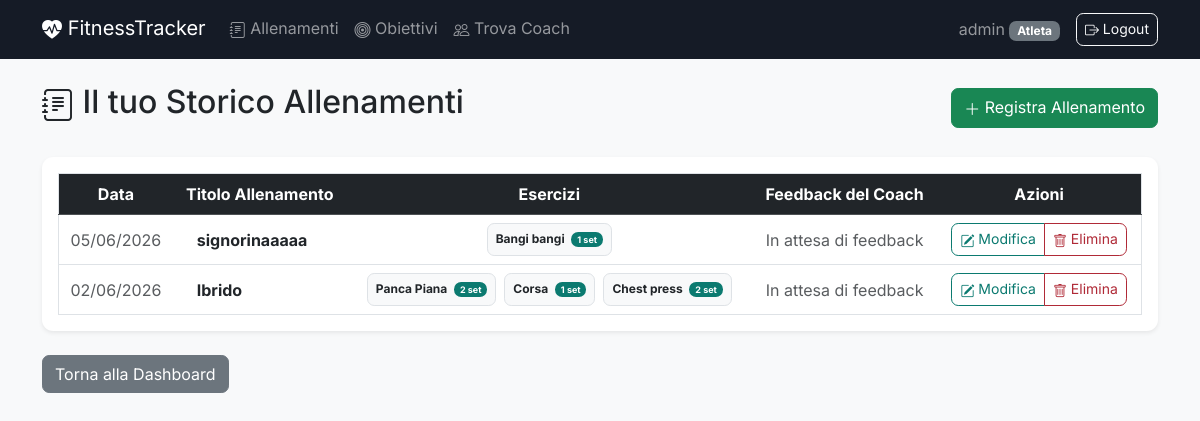
Before: /workouts/ (signed in) with the older database file.
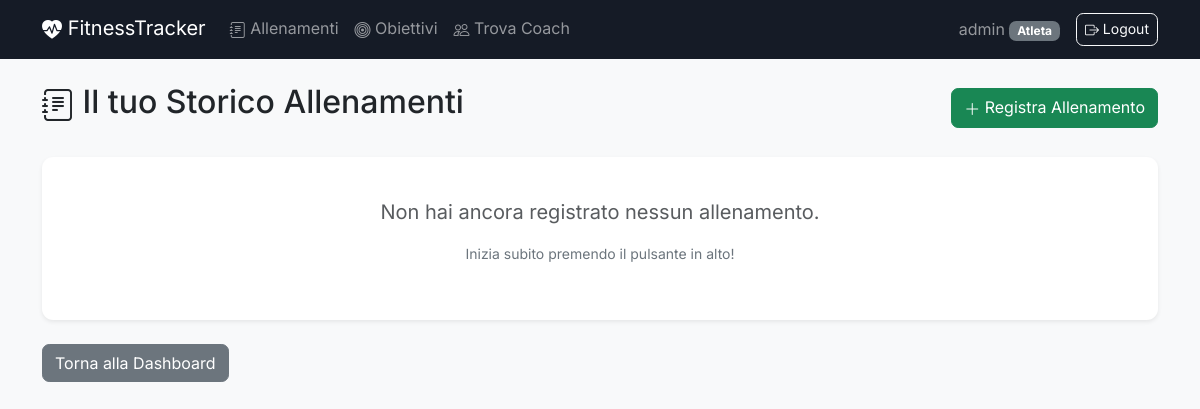
After: the same page with the newer database file.
### accounts/models.py (models this page shows, shortened)
class CustomUser(AbstractUser):
    is_coach = models.BooleanField(default=False)
    coach = models.ForeignKey(
        'self',
        on_delete=models.SET_NULL,
        null=True,
        blank=True,
        related_name='athletes'
    )
    age = models.PositiveIntegerField(null=True, blank=True)
    weight = models.FloatField(verbose_name="Peso Corporeo (kg)", null=True, blank=True)
    body_fat = models.FloatField(verbose_name="Massa Grassa (%)", null=True, blank=True)
    prezzo_mensile = models.DecimalField(
        verbose_name="Prezzo mensile (€)",
        max_digits=6, decimal_places=2, default=0.00
    )

### workouts/models.py (models this page shows, shortened)
class WorkoutLog(models.Model):
    user = models.ForeignKey(
        settings.AUTH_USER_MODEL,
        on_delete=models.CASCADE,
        related_name='workouts'
    )
    date = models.DateField(auto_now_add=True)
    title = models.CharField(max_length=100)
    coach_feedback = models.TextField(blank=True, null=True)

class ExerciseSession(models.Model):
    ACTIVITY_CHOICES = [
        ('FORZA', 'Forza / Palestra / Corpo Libero'),
        ('CARDIO', 'Cardio / Corsa / Bici / Nuoto'),
    ]
    MUSCLE_MAP = {
        'panca': 'Petto',
        'bench': 'Petto',
        'croci': 'Petto',
        'fly': 'Petto',
        'spinte': 'Petto',
        'dip': 'Petto',
        'piegamenti': 'Petto',
        'push up': 'Petto',
        'chest': 'Petto',
        'squat': 'Gambe',
        'leg': 'Gambe',
        'affondi': 'Gambe',
        'pressa': 'Gambe',
        'stacco': 'Gambe',
        'deadlift': 'Gambe',
        'quad': 'Gambe',
        'hamstring': 'Gambe',
        'glute': 'Gambe',
        'polpacci': 'Gambe',
        'calf': 'Gambe',
        'triceps': 'Tricipiti',
        'pushdown': 'Tricipiti',
        'french press': 'Tricipiti',
        'curl': 'Bicipiti',
        'biceps': 'Bicipiti',
        'arm': 'Bicipiti',
        'military': 'Spalle',
        'lento': 'Spalle',
        'shoulder press': 'Spalle',
        'lateral': 'Spalle',
        'deltoid': 'Spalle',
        'alzate': 'Spalle',
        'spalle': 'Spalle',
        'press': 'Spalle',
        'trazioni': 'Schiena',
        'pull up': 'Schiena',
        'lat machine': 'Schiena',
        'rematore': 'Schiena',
        'pulley': 'Schiena',
        'row': 'Schiena',
        'pull': 'Schiena',
        'lat': 'Schiena',
        'back': 'Schiena',
        'crunch': 'Addome',
        'plank': 'Addome',
        'core': 'Addome',
        'abs': 'Addome',
        'situp': 'Addome',
    }
    workout_log = models.ForeignKey(
        WorkoutLog,
        on_delete=models.CASCADE,
        related_name='exercises'
    )
    name = models.CharField(max_length=100)
    activity_type = models.CharField(max_length=10, choices=ACTIVITY_CHOICES, default='FORZA')

### workouts/views.py (the view, shortened to what this page needs)
# urls.py: path('workouts/', WorkoutListView.as_view(), name='workout_list'),
class WorkoutListView(LoginRequiredMixin, ListView):
    model = WorkoutLog
    template_name = 'workouts/workout_list.html'
    context_object_name = 'workouts'
    def get(self, request, *args, **kwargs):
        return super().get(request, *args, **kwargs)
    def get_queryset(self):
        return WorkoutLog.objects.filter(user=self.request.user).order_by('-date')

### templates/workouts/workout_list.html (shortened to what this page needs)
{% extends 'base.html' %}
{% block content %}
<div class="d-flex flex-column flex-sm-row justify-content-between align-items-sm-center gap-2 mb-4">
    <h1 class="h2"><i class="bi bi-journal-text"></i> Il tuo Storico Allenamenti</h1>
    <a href="{% url 'workout_create' %}" class="btn btn-success"><i class="bi bi-plus-lg"></i> Registra Allenamento</a>
</div>
<div class="card shadow-sm">
    <div class="card-body">
        {% if workouts %}
           <div class="d-none d-md-block table-responsive">
    <table class="table table-hover border align-middle mb-0">
        <thead class="table-dark text-center">
            <tr>
                <th>Data</th>
                <th>Titolo Allenamento</th>
                <th>Esercizi</th>
                <th>Feedback del Coach</th>
                <th>Azioni</th>
            </tr>
        </thead>
        <tbody class="text-center">
            {% for workout in workouts %}
                <tr>
                    <td class="text-muted">{{ workout.date|date:"d/m/Y" }}</td>
                    <td class="fw-bold text-start ps-4">
                        <a href="{% url 'workout_detail' workout.id %}" class="text-decoration-none text-dark">
                            {{ workout.title }}
                        </a>
                    </td>
                    <td>
                        {% if workout.exercises.all %}
                            <div class="d-flex flex-wrap gap-2 justify-content-center">
                                {% for exercise in workout.exercises.all %}
                                    <span class="badge bg-light text-dark border p-2">
                                        {{ exercise.name }}
                                        <span class="badge bg-primary ms-1">{{ exercise.sets.count }} set</span>
                                    </span>
                                {% endfor %}
                            </div>
                        {% else %}
                            <span class="text-muted"><i>Nessun esercizio registrato</i></span>
                        {% endif %}
                    </td>
                    <td class="text-muted">
                        {% if workout.coach_feedback %}
                            <i class="bi bi-chat-left-text"></i> {{ workout.coach_feedback }}
                        {% else %}
                            In attesa di feedback
                        {% endif %}
                    </td>
                    <td class="text-nowrap">
                        <div class="btn-group btn-group-sm" role="group" aria-label="Azioni">
                            <a href="{% url 'workout_update' workout.id %}" class="btn btn-outline-primary">
                                <i class="bi bi-pencil-square"></i> Modifica
                            </a>
                            <a href="{% url 'workout_delete' workout.id %}" class="btn btn-outline-danger">
                                <i class="bi bi-trash"></i> Elimina
                            </a>
                        </div>
                    </td>
                </tr>
            {% empty %}
                <tr>
                    <td colspan="5" class="text-center text-muted py-4">
                        Nessun allenamento registrato. Clicca su "+ Registra Allenamento" per iniziare!
                    </td>
                </tr>
            {% endfor %}
        </tbody>
    </table>
</div>
        {% else %}
            <div class="text-center py-4">
                <p class="text-muted fs-5">Non hai ancora registrato nessun allenamento.</p>
                <p class="small text-secondary">Inizia subito premendo il pulsante in alto!</p>
            </div>
        {% endif %}
    </div>
</div>
<div class="mt-4">
    <a href="{% url 'home' %}" class="btn btn-secondary">Torna alla Dashboard</a>
</div>
{% endblock %}

### templates/base.html (shortened to what this page needs)
<!DOCTYPE html>
{% load static %}
<html lang="it">
<head>
    <link href="https://cdn.jsdelivr.net/npm/bootstrap@5.3.2/dist/css/bootstrap.min.css" rel="stylesheet">
    <link href="https://cdn.jsdelivr.net/npm/bootstrap-icons@1.11.3/font/bootstrap-icons.min.css" rel="stylesheet">
    <link rel="stylesheet" href="{% static 'css/style.css' %}">
</head>
<body class="bg-light">
    <nav class="navbar navbar-expand-lg navbar-dark bg-dark sticky-top mb-4">
        <div class="container">
            <a class="navbar-brand" href="{% url 'home' %}"><i class="bi bi-heart-pulse-fill"></i> FitnessTracker</a>
            <div class="collapse navbar-collapse" id="mainNav">
                {% if user.is_authenticated %}
                <ul class="navbar-nav me-auto">
                    {% if user.is_coach %}
                        <li class="nav-item"><a class="nav-link" href="{% url 'workout_list' %}"><i class="bi bi-clipboard-data"></i> Dashboard Coach</a></li>
                        <li class="nav-item"><a class="nav-link" href="{% url 'coach_settings' %}"><i class="bi bi-gear"></i> Impostazioni</a></li>
                    {% else %}
                        <li class="nav-item"><a class="nav-link" href="{% url 'workout_list' %}"><i class="bi bi-journal-text"></i> Allenamenti</a></li>
                        <li class="nav-item"><a class="nav-link" href="{% url 'goal_list' %}"><i class="bi bi-bullseye"></i> Obiettivi</a></li>
                        <li class="nav-item"><a class="nav-link" href="{% url 'coach_list' %}"><i class="bi bi-people"></i> Trova Coach</a></li>
                    {% endif %}
                </ul>
                <ul class="navbar-nav ms-auto align-items-lg-center">
                    <li class="nav-item">
                        <span class="navbar-text me-3">
                            {{ user.username }}
                            <span class="badge text-bg-{% if user.is_coach %}info{% else %}secondary{% endif %}">
                                {% if user.is_coach %}Coach{% else %}Atleta{% endif %}
                            </span>
                        </span>
                    </li>
                    <li class="nav-item">
                        <form method="post" action="{% url 'logout' %}" class="d-inline">
                            <button type="submit" class="btn btn-sm btn-outline-light"><i class="bi bi-box-arrow-right"></i> Logout</button>
                        </form>
                    </li>
                </ul>
                {% endif %}
            </div>
        </div>
    </nav>
    <div class="container">
        {% block content %}
        {% endblock %}
    </div>
</body>
</html>

### static/css/style.css (style rules this page uses)
:root { --brand-primary: #0b7a70; --brand-primary-dark: #086159; --brand-navy: #151b26; --brand-radius: 0.7rem; }
body { font-family: 'Inter', -apple-system, BlinkMacSystemFont, "Segoe UI", Roboto, sans-serif; background-color: #f4f6f8; }
.navbar.bg-dark { background-color: var(--brand-navy) !important; }
a { color: var(--brand-primary); }
.card { border: none; border-radius: var(--brand-radius); box-shadow: 0 2px 14px rgba(15, 23, 42, 0.08); }
.btn, .form-control, .form-select, .badge, .alert { border-radius: calc(var(--brand-radius) - 0.25rem); }
.bi { vertical-align: -0.125em; }

Changed rows visible on the page:
removed WorkoutLog: date "05/06/2026", title "signorinaaaaa", shows "In attesa di feedback"
removed ExerciseSession: name "Bangi bangi", sets.count "1", shown under "05/06/2026"
removed WorkoutLog: date "02/06/2026", title "Ibrido", shows "In attesa di feedback"
removed ExerciseSession: name "Panca Piana", sets.count "2", shown under "02/06/2026"
removed ExerciseSession: name "Corsa", sets.count "1", shown under "02/06/2026"
removed ExerciseSession: name "Chest press", sets.count "2", shown under "02/06/2026"
Other visible differences:
text no longer shown: "Data Titolo Allenamento Esercizi Feedback del Coach Azioni"
text now shown: "Non hai ancora registrato nessun allenamento. Inizia subito premendo il pulsante in alto!"
